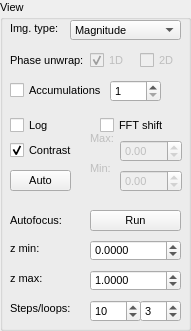
       <widget class="gui::GroupBox" name="View">
        <property name="enabled">
         <bool>true</bool>
        </property>
        <property name="font">
         <font>
          <pointsize>8</pointsize>
          <kerning>true</kerning>
         </font>
        </property>
        <property name="toolTip">
         <string notr="true"/>
        </property>
        <property name="toolTipDuration">
         <number>-1</number>
        </property>
        <property name="title">
         <string>View</string>
        </property>
        <property name="flat">
         <bool>false</bool>
        </property>
        <widget class="QCheckBox" name="logScaleCheckBox">
         <property name="geometry">
          <rect>
           <x>10</x>
           <y>110</y>
           <width>71</width>
           <height>31</height>
          </rect>
         </property>
         <property name="font">
          <font>
           <pointsize>8</pointsize>
          </font>
         </property>
         <property name="toolTip">
          <string>set log filter for output</string>
         </property>
         <property name="text">
          <string>Log</string>
         </property>
        </widget>
        <widget class="QCheckBox" name="shiftCornersCheckBox">
         <property name="geometry">
          <rect>
           <x>100</x>
           <y>110</y>
           <width>81</width>
           <height>31</height>
          </rect>
         </property>
         <property name="toolTip">
          <string>shifts zero-frequency components to the center of the spectrum</string>
         </property>
         <property name="text">
          <string>FFT shift</string>
         </property>
        </widget>
        <widget class="QLabel" name="minLabel">
         <property name="enabled">
          <bool>false</bool>
         </property>
         <property name="geometry">
          <rect>
           <x>90</x>
           <y>160</y>
           <width>31</width>
           <height>16</height>
          </rect>
         </property>
         <property name="text">
          <string>Min:</string>
         </property>
        </widget>
        <widget class="QLabel" name="maxLabel">
         <property name="enabled">
          <bool>false</bool>
         </property>
         <property name="geometry">
          <rect>
           <x>90</x>
           <y>130</y>
           <width>31</width>
           <height>16</height>
          </rect>
         </property>
         <property name="text">
          <string>Max:</string>
         </property>
        </widget>
        <widget class="QPushButton" name="autoPushButton">
         <property name="geometry">
          <rect>
           <x>10</x>
           <y>170</y>
           <width>61</width>
           <height>21</height>
          </rect>
         </property>
         <property name="text">
          <string>Auto</string>
         </property>
        </widget>
        <widget class="QComboBox" name="viewModeComboBox">
         <property name="geometry">
          <rect>
           <x>70</x>
           <y>20</y>
           <width>111</width>
           <height>20</height>
          </rect>
         </property>
         <property name="toolTip">
          <string/>
         </property>
         <property name="sizeAdjustPolicy">
          <enum>QComboBox::AdjustToContentsOnFirstShow</enum>
         </property>
         <item>
          <property name="text">
           <string>Magnitude</string>
          </property>
         </item>
         <item>
          <property name="text">
           <string>Squared magnitude</string>
          </property>
         </item>
         <item>
          <property name="text">
           <string>Argument</string>
          </property>
         </item>
         <item>
          <property name="text">
           <string>Phase increase</string>
          </property>
         </item>
         <item>
          <property name="text">
           <string>Complex output</string>
          </property>
         </item>
        </widget>
        <widget class="QCheckBox" name="contrastCheckBox">
         <property name="geometry">
          <rect>
           <x>10</x>
           <y>140</y>
           <width>82</width>
           <height>21</height>
          </rect>
         </property>
         <property name="toolTip">
          <string/>
         </property>
         <property name="text">
          <string>Contrast</string>
         </property>
         <property name="checked">
          <bool>true</bool>
         </property>
        </widget>
        <widget class="QDoubleSpinBox" name="contrastMinDoubleSpinBox">
         <property name="enabled">
          <bool>false</bool>
         </property>
         <property name="geometry">
          <rect>
           <x>120</x>
           <y>170</y>
           <width>62</width>
           <height>22</height>
          </rect>
         </property>
         <property name="minimum">
          <double>-100.000000000000000</double>
         </property>
         <property name="maximum">
          <double>100.000000000000000</double>
         </property>
         <property name="singleStep">
          <double>0.100000000000000</double>
         </property>
        </widget>
        <widget class="QDoubleSpinBox" name="contrastMaxDoubleSpinBox">
         <property name="enabled">
          <bool>false</bool>
         </property>
         <property name="geometry">
          <rect>
           <x>120</x>
           <y>140</y>
           <width>62</width>
           <height>22</height>
          </rect>
         </property>
         <property name="minimum">
          <double>-100.000000000000000</double>
         </property>
         <property name="maximum">
          <double>100.000000000000000</double>
         </property>
         <property name="singleStep">
          <double>0.100000000000000</double>
         </property>
        </widget>
        <widget class="QLabel" name="contrastTypeLabel">
         <property name="geometry">
          <rect>
           <x>10</x>
           <y>20</y>
           <width>71</width>
           <height>16</height>
          </rect>
         </property>
         <property name="text">
          <string>Img. type:</string>
         </property>
        </widget>
        <widget class="QLabel" name="autofocusLabel">
         <property name="geometry">
          <rect>
           <x>10</x>
           <y>210</y>
           <width>81</width>
           <height>21</height>
          </rect>
         </property>
         <property name="text">
          <string>Autofocus:</string>
         </property>
        </widget>
        <widget class="QLabel" name="zmaxLabel">
         <property name="geometry">
          <rect>
           <x>10</x>
           <y>270</y>
           <width>81</width>
           <height>16</height>
          </rect>
         </property>
         <property name="text">
          <string>z max:</string>
         </property>
        </widget>
        <widget class="QDoubleSpinBox" name="zmaxDoubleSpinBox">
         <property name="geometry">
          <rect>
           <x>90</x>
           <y>270</y>
           <width>91</width>
           <height>21</height>
          </rect>
         </property>
         <property name="decimals">
          <number>4</number>
         </property>
         <property name="minimum">
          <double>-100.000000000000000</double>
         </property>
         <property name="maximum">
          <double>100.000000000000000</double>
         </property>
         <property name="value">
          <double>1.000000000000000</double>
         </property>
        </widget>
        <widget class="QDoubleSpinBox" name="zminDoubleSpinBox">
         <property name="geometry">
          <rect>
           <x>90</x>
           <y>240</y>
           <width>91</width>
           <height>21</height>
          </rect>
         </property>
         <property name="toolTip">
          <string/>
         </property>
         <property name="decimals">
          <number>4</number>
         </property>
         <property name="minimum">
          <double>-100.000000000000000</double>
         </property>
         <property name="maximum">
          <double>100.000000000000000</double>
         </property>
        </widget>
        <widget class="QLabel" name="zminLabel">
         <property name="geometry">
          <rect>
           <x>10</x>
           <y>240</y>
           <width>81</width>
           <height>16</height>
          </rect>
         </property>
         <property name="text">
          <string>z min:</string>
         </property>
        </widget>
        <widget class="QLabel" name="zdivLabel">
         <property name="geometry">
          <rect>
           <x>10</x>
           <y>300</y>
           <width>81</width>
           <height>16</height>
          </rect>
         </property>
         <property name="text">
          <string>Steps/loops:</string>
         </property>
        </widget>
        <widget class="QSpinBox" name="zdivSpinBox">
         <property name="geometry">
          <rect>
           <x>90</x>
           <y>300</y>
           <width>51</width>
           <height>22</height>
          </rect>
         </property>
         <property name="toolTip">
          <string>Number of values tried</string>
         </property>
         <property name="maximum">
          <number>100000</number>
         </property>
         <property name="value">
          <number>10</number>
         </property>
        </widget>
        <widget class="QPushButton" name="autofocusPushButton">
         <property name="geometry">
          <rect>
           <x>90</x>
           <y>210</y>
           <width>91</width>
           <height>21</height>
          </rect>
         </property>
         <property name="text">
          <string>Run</string>
         </property>
        </widget>
        <widget class="QSpinBox" name="ziterSpinBox">
         <property name="geometry">
          <rect>
           <x>140</x>
           <y>300</y>
           <width>41</width>
           <height>22</height>
          </rect>
         </property>
         <property name="toolTip">
          <string>number of loops</string>
         </property>
         <property name="maximum">
          <number>100000</number>
         </property>
         <property name="value">
          <number>3</number>
         </property>
        </widget>
        <widget class="QCheckBox" name="unwrapCheckBox">
         <property name="enabled">
          <bool>false</bool>
         </property>
         <property name="geometry">
          <rect>
           <x>90</x>
           <y>50</y>
           <width>41</width>
           <height>21</height>
          </rect>
         </property>
         <property name="toolTip">
          <string>unwrap the phase angle (phase increase mode only)</string>
         </property>
         <property name="text">
          <string>1D</string>
         </property>
         <property name="checkable">
          <bool>true</bool>
         </property>
         <property name="checked">
          <bool>true</bool>
         </property>
         <property name="tristate">
          <bool>false</bool>
         </property>
        </widget>
        <widget class="QLabel" name="ViewShorcut_label">
         <property name="geometry">
          <rect>
           <x>0</x>
           <y>0</y>
           <width>41</width>
           <height>16</height>
          </rect>
         </property>
         <property name="toolTip">
          <string>Alt + V</string>
         </property>
         <property name="text">
          <string/>
         </property>
        </widget>
        <widget class="QSpinBox" name="img_accSpinBox">
         <property name="geometry">
          <rect>
           <x>110</x>
           <y>80</y>
           <width>51</width>
           <height>22</height>
          </rect>
         </property>
         <property name="contextMenuPolicy">
          <enum>Qt::DefaultContextMenu</enum>
         </property>
         <property name="toolTip">
          <string>number of holograms processed (phase mode only)</string>
         </property>
         <property name="minimum">
          <number>1</number>
         </property>
         <property name="maximum">
          <number>999</number>
         </property>
         <property name="value">
          <number>1</number>
         </property>
        </widget>
        <widget class="QCheckBox" name="img_accCheckBox">
         <property name="enabled">
          <bool>true</bool>
         </property>
         <property name="geometry">
          <rect>
           <x>10</x>
           <y>80</y>
           <width>91</width>
           <height>20</height>
          </rect>
         </property>
         <property name="toolTip">
          <string>Accumulate n images</string>
         </property>
         <property name="text">
          <string>Accumulations</string>
         </property>
         <property name="checked">
          <bool>false</bool>
         </property>
         <property name="tristate">
          <bool>false</bool>
         </property>
        </widget>
        <widget class="QCheckBox" name="unwrapCheckBox_2">
         <property name="enabled">
          <bool>false</bool>
         </property>
         <property name="geometry">
          <rect>
           <x>140</x>
           <y>50</y>
           <width>41</width>
           <height>21</height>
          </rect>
         </property>
         <property name="toolTip">
          <string>unwrap the phase angle (phase increase mode only)</string>
         </property>
         <property name="text">
          <string>2D</string>
         </property>
         <property name="checkable">
          <bool>true</bool>
         </property>
         <property name="checked">
          <bool>false</bool>
         </property>
         <property name="tristate">
          <bool>false</bool>
         </property>
        </widget>
        <widget class="QLabel" name="autofocusLabel_2">
         <property name="geometry">
          <rect>
           <x>10</x>
           <y>50</y>
           <width>81</width>
           <height>21</height>
          </rect>
         </property>
         <property name="text">
          <string>Phase unwrap:</string>
         </property>
        </widget>
        <zorder>logScaleCheckBox</zorder>
        <zorder>shiftCornersCheckBox</zorder>
        <zorder>minLabel</zorder>
        <zorder>maxLabel</zorder>
        <zorder>autoPushButton</zorder>
        <zorder>viewModeComboBox</zorder>
        <zorder>contrastCheckBox</zorder>
        <zorder>contrastMinDoubleSpinBox</zorder>
        <zorder>contrastMaxDoubleSpinBox</zorder>
        <zorder>contrastTypeLabel</zorder>
        <zorder>autofocusLabel</zorder>
        <zorder>zmaxLabel</zorder>
        <zorder>zmaxDoubleSpinBox</zorder>
        <zorder>zminDoubleSpinBox</zorder>
        <zorder>zminLabel</zorder>
        <zorder>zdivLabel</zorder>
        <zorder>zdivSpinBox</zorder>
        <zorder>autofocusPushButton</zorder>
        <zorder>ziterSpinBox</zorder>
        <zorder>unwrapCheckBox</zorder>
        <zorder>ViewShorcut_label</zorder>
        <zorder>img_accSpinBox</zorder>
        <zorder>img_accCheckBox</zorder>
        <zorder>unwrapCheckBox_2</zorder>
        <zorder>autofocusLabel_2</zorder>
        <zorder>ImageRendering</zorder>
       </widget>
